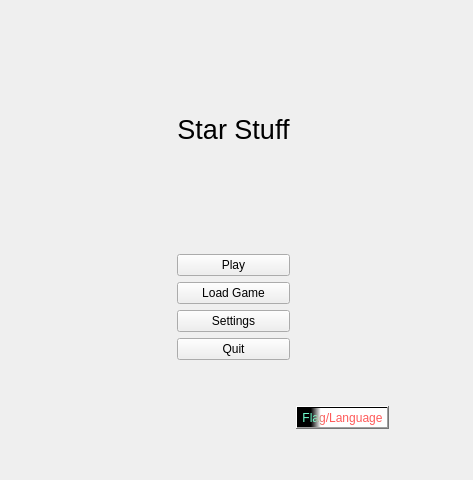
<?xml version="1.0" encoding="UTF-8"?>
<ui version="4.0">
 <class>MainWindow</class>
 <widget class="QMainWindow" name="MainWindow">
  <property name="geometry">
   <rect>
    <x>0</x>
    <y>0</y>
    <width>473</width>
    <height>480</height>
   </rect>
  </property>
  <property name="windowTitle">
   <string>MainWindow</string>
  </property>
  <widget class="QWidget" name="centralWidget">
   <layout class="QGridLayout" name="gridLayout">
    <item row="3" column="1">
     <widget class="QPushButton" name="NewGame">
      <property name="text">
       <string>Play</string>
      </property>
     </widget>
    </item>
    <item row="3" column="0">
     <spacer name="horizontalSpacer">
      <property name="orientation">
       <enum>Qt::Horizontal</enum>
      </property>
      <property name="sizeHint" stdset="0">
       <size>
        <width>40</width>
        <height>20</height>
       </size>
      </property>
     </spacer>
    </item>
    <item row="6" column="1">
     <widget class="QPushButton" name="Quit">
      <property name="maximumSize">
       <size>
        <width>16777215</width>
        <height>16777215</height>
       </size>
      </property>
      <property name="text">
       <string>Quit</string>
      </property>
     </widget>
    </item>
    <item row="5" column="1">
     <widget class="QPushButton" name="Settings">
      <property name="text">
       <string>Settings</string>
      </property>
     </widget>
    </item>
    <item row="1" column="1">
     <widget class="QLabel" name="TitleLabel">
      <property name="font">
       <font>
        <pointsize>20</pointsize>
       </font>
      </property>
      <property name="text">
       <string>Star Stuff</string>
      </property>
      <property name="alignment">
       <set>Qt::AlignCenter</set>
      </property>
     </widget>
    </item>
    <item row="4" column="1">
     <widget class="QPushButton" name="LoadGame">
      <property name="text">
       <string>Load Game</string>
      </property>
     </widget>
    </item>
    <item row="7" column="1">
     <spacer name="verticalSpacer">
      <property name="orientation">
       <enum>Qt::Vertical</enum>
      </property>
      <property name="sizeHint" stdset="0">
       <size>
        <width>20</width>
        <height>40</height>
       </size>
      </property>
     </spacer>
    </item>
    <item row="3" column="2">
     <spacer name="horizontalSpacer_2">
      <property name="orientation">
       <enum>Qt::Horizontal</enum>
      </property>
      <property name="sizeHint" stdset="0">
       <size>
        <width>40</width>
        <height>20</height>
       </size>
      </property>
     </spacer>
    </item>
    <item row="2" column="1">
     <spacer name="verticalSpacer_2">
      <property name="orientation">
       <enum>Qt::Vertical</enum>
      </property>
      <property name="sizeHint" stdset="0">
       <size>
        <width>20</width>
        <height>40</height>
       </size>
      </property>
     </spacer>
    </item>
    <item row="0" column="1">
     <spacer name="verticalSpacer_3">
      <property name="orientation">
       <enum>Qt::Vertical</enum>
      </property>
      <property name="sizeHint" stdset="0">
       <size>
        <width>20</width>
        <height>40</height>
       </size>
      </property>
     </spacer>
    </item>
    <item row="7" column="2">
     <widget class="QPushButton" name="ChangeLanguage">
      <property name="maximumSize">
       <size>
        <width>93</width>
        <height>16777215</height>
       </size>
      </property>
      <property name="styleSheet">
       <string notr="true">background-color: qlineargradient(spread:pad, x1:0, y1:0, x2:0.545051, y2:0, stop:0.265537 rgba(0, 0, 0, 255), stop:0.468927 rgba(255, 255, 255, 255));
color: qlineargradient(spread:pad, x1:0, y1:0, x2:0.545051, y2:0, stop:0.265537 rgba(113, 255, 207, 255), stop:0.468927 rgba(255, 90, 90, 255));</string>
      </property>
      <property name="text">
       <string>Flag/Language</string>
      </property>
     </widget>
    </item>
   </layout>
  </widget>
 </widget>
 <layoutdefault spacing="6" margin="11"/>
 <resources/>
 <connections/>
</ui>
